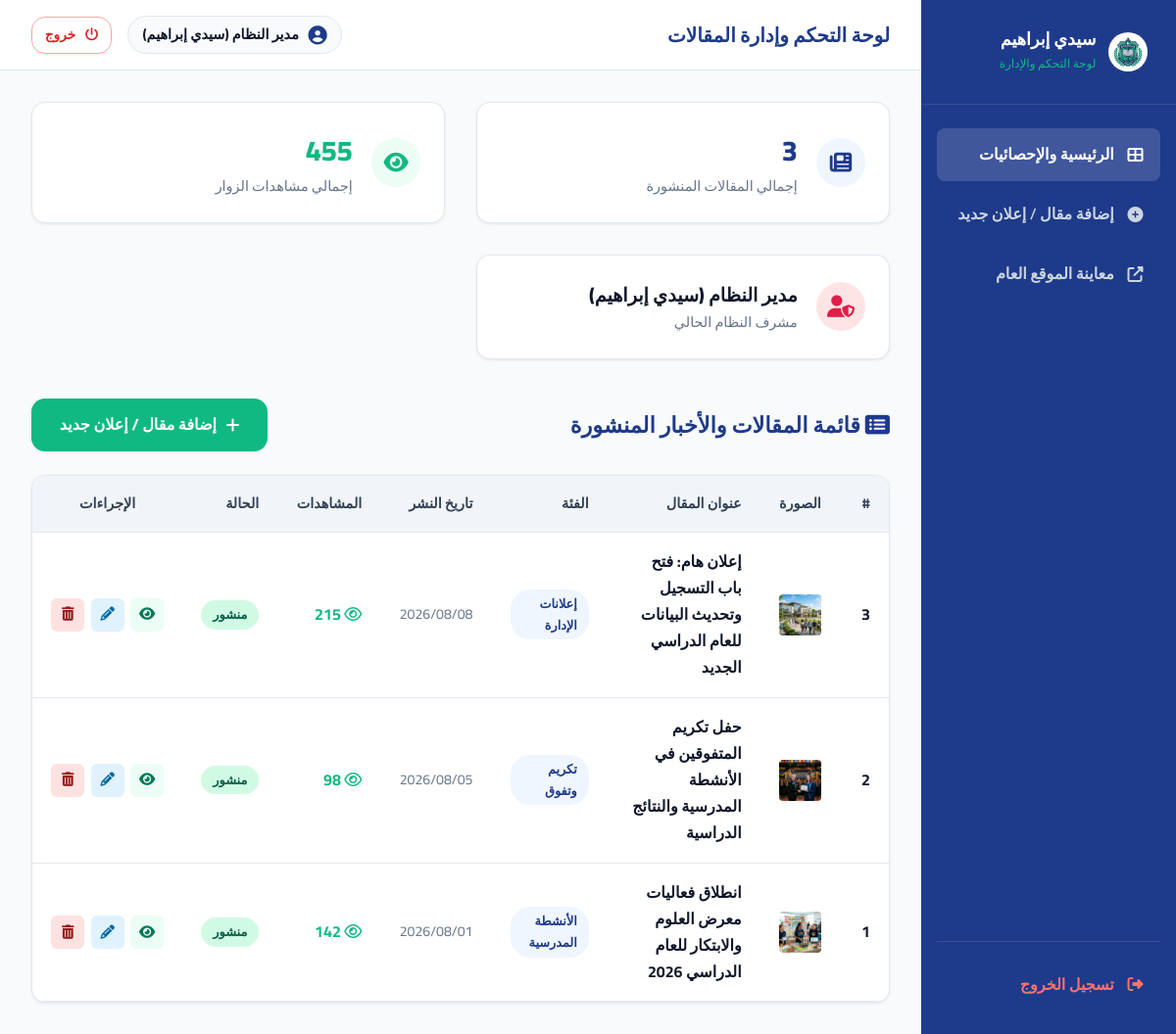
Page /admin/dashboard.php (signed in) on the committed database.
### tables this page shows
CREATE TABLE IF NOT EXISTS `posts` (
  `id` INT AUTO_INCREMENT PRIMARY KEY,
  `title` VARCHAR(255) NOT NULL,
  `slug` VARCHAR(255) NOT NULL,
  `excerpt` TEXT NULL,
  `content` LONGTEXT NOT NULL,
  `image` VARCHAR(255) DEFAULT 'default_post.jpg',
  `category` VARCHAR(50) DEFAULT 'أخبار عامة',
  `author_id` INT DEFAULT 1,
  `views` INT DEFAULT 0,
  `status` ENUM('published', 'draft') DEFAULT 'published',
  `created_at` DATETIME DEFAULT CURRENT_TIMESTAMP,
  `updated_at` DATETIME DEFAULT CURRENT_TIMESTAMP ON UPDATE CURRENT_TIMESTAMP,
  FOREIGN KEY (`author_id`) REFERENCES `users`(`id`) ON DELETE SET NULL
);

### config/db.php (called while the page is built, shortened)
<?php
function sanitize($data) {
    return htmlspecialchars(trim($data), ENT_QUOTES, 'UTF-8');
}
function getPostImageUrl($imageName) {
    if (!empty($imageName) && file_exists(__DIR__ . '/../uploads/' . $imageName)) {
        return 'uploads/' . $imageName;
    }
    return 'assets/images/hero.jpg';
}

### admin/dashboard.php (the view, shortened to what this page needs)
<?php
require_once __DIR__ . '/includes/admin-header.php';
$db = getDB();
$posts = [];
$totalViews = 0;
if ($db) {
    try {
        $stmt = $db->query("SELECT p.*, u.full_name as author_name FROM posts p LEFT JOIN users u ON p.author_id = u.id ORDER BY p.created_at DESC");
        $posts = $stmt->fetchAll();
        $viewsStmt = $db->query("SELECT SUM(views) as total FROM posts");
        $viewsResult = $viewsStmt->fetch();
        $totalViews = (int)($viewsResult['total'] ?? 0);
    } catch (PDOException $e) {
        $posts = getFallbackPosts();
        $totalViews = 455;
    }
} else {
    $posts = getFallbackPosts();
    $totalViews = 455;
}
?>
<div class="grid grid-3" style="margin-bottom: 2.5rem;">
    <div style="background: #FFF; padding: 1.5rem; border-radius: var(--radius-md); border: 1px solid var(--border-color); display: flex; align-items: center; gap: 1.2rem; box-shadow: var(--shadow-sm);">
        <div class="contact-icon" style="background: var(--primary-light); color: var(--primary);"><i class="fas fa-newspaper"></i></div>
        <div>
            <div style="font-size: 1.8rem; font-weight: 800; color: var(--primary);"><?php echo count($posts); ?></div>
            <div style="color: var(--gray-text); font-size: 0.9rem;">إجمالي المقالات المنشورة</div>
        </div>
    </div>
    <div style="background: #FFF; padding: 1.5rem; border-radius: var(--radius-md); border: 1px solid var(--border-color); display: flex; align-items: center; gap: 1.2rem; box-shadow: var(--shadow-sm);">
        <div class="contact-icon" style="background: var(--secondary-light); color: var(--secondary);"><i class="fas fa-eye"></i></div>
        <div>
            <div style="font-size: 1.8rem; font-weight: 800; color: var(--secondary);"><?php echo number_format($totalViews); ?></div>
            <div style="color: var(--gray-text); font-size: 0.9rem;">إجمالي مشاهدات الزوار</div>
        </div>
    </div>
    <div style="background: #FFF; padding: 1.5rem; border-radius: var(--radius-md); border: 1px solid var(--border-color); display: flex; align-items: center; gap: 1.2rem; box-shadow: var(--shadow-sm);">
        <div class="contact-icon" style="background: #FFE4E6; color: #E11D48;"><i class="fas fa-user-shield"></i></div>
        <div>
            <div style="font-size: 1.2rem; font-weight: 800; color: var(--dark);"><?php echo sanitize($adminName); ?></div>
            <div style="color: var(--gray-text); font-size: 0.9rem;">مشرف النظام الحالي</div>
        </div>
    </div>
</div>
<div style="display: flex; justify-content: space-between; align-items: center; margin-bottom: 1.5rem; flex-wrap: wrap; gap: 1rem;">
    <h3 style="font-size: 1.4rem; color: var(--primary); font-weight: 800;">
        <i class="fas fa-list-alt"></i> قائمة المقالات والأخبار المنشورة
    </h3>
    <a href="add-post.php" class="btn btn-primary">
        <i class="fas fa-plus"></i> إضافة مقال / إعلان جديد
    </a>
</div>
<div class="table-responsive">
    <table class="table">
        <thead>
            <tr>
                <th style="width: 50px;">#</th>
                <th style="width: 80px;">الصورة</th>
                <th>عنوان المقال</th>
                <th>الفئة</th>
                <th>تاريخ النشر</th>
                <th>المشاهدات</th>
                <th>الحالة</th>
                <th style="width: 140px; text-align: center;">الإجراءات</th>
            </tr>
        </thead>
        <tbody>
            <?php if (!empty($posts)): ?>
                <?php foreach ($posts as $post): ?>
                    <tr>
                        <td><strong><?php echo $post['id']; ?></strong></td>
                        <td>
                            <img src="<?php echo '../' . getPostImageUrl($post['image']); ?>" alt="Thumb" style="width: 55px; height: 42px; object-fit: cover; border-radius: 4px;" onerror="this.src='../assets/images/hero.jpg'">
                        </td>
                        <td>
                            <a href="../post.php?id=<?php echo $post['id']; ?>" target="_blank" style="font-weight: 700; color: var(--dark);">
                                <?php echo sanitize($post['title']); ?>
                            </a>
                        </td>
                        <td>
                            <span class="badge" style="background: var(--primary-light); color: var(--primary);">
                                <?php echo sanitize($post['category'] ?? 'عام'); ?>
                            </span>
                        </td>
                        <td style="font-size: 0.88rem; color: var(--gray-text);">
                            <?php echo date('Y/m/d', strtotime($post['created_at'])); ?>
                        </td>
                        <td>
                            <span style="font-weight: 700; color: var(--secondary);"><i class="far fa-eye"></i> <?php echo (int)($post['views'] ?? 0); ?></span>
                        </td>
                        <td>
                            <?php if (($post['status'] ?? 'published') === 'published'): ?>
                                <span class="badge badge-success">منشور</span>
                            <?php else: ?>
                                <span class="badge badge-warning">مسودة</span>
                            <?php endif; ?>
                        </td>
                        <td style="text-align: center;">
                            <div style="display: flex; gap: 0.4rem; justify-content: center;">
                                <a href="../post.php?id=<?php echo $post['id']; ?>" target="_blank" class="action-btn action-btn-edit" title="معاينة" style="background: #ECFDF5; color: #047857;">
                                    <i class="fas fa-eye"></i>
                                </a>
                                <a href="edit-post.php?id=<?php echo $post['id']; ?>" class="action-btn action-btn-edit" title="تعديل">
                                    <i class="fas fa-pencil-alt"></i>
                                </a>
                                <a href="delete-post.php?id=<?php echo $post['id']; ?>" class="action-btn action-btn-delete confirm-delete" title="حذف">
                                    <i class="fas fa-trash-alt"></i>
                                </a>
                            </div>
                        </td>
                    </tr>
                <?php endforeach; ?>
            <?php else: ?>
                <tr>
                    <td colspan="8" style="text-align: center; padding: 2rem;">لا توجد مقالات منشورة حالياً. قم بإضافة أول مقال من الزر أعلاه!</td>
                </tr>
            <?php endif; ?>
        </tbody>
    </table>
</div>
<?php require_once __DIR__ . '/includes/admin-footer.php'; ?>

### assets/css/style.css (style rules this page uses)
:root { --primary: #1E3A8A; --primary-hover: #1E40AF; --primary-light: #EFF6FF; --secondary: #10B981; --secondary-hover: #059669; --secondary-light: #ECFDF5; --dark: #0F172A; --dark-muted: #334155; --light-bg: #F8FAFC; --card-bg: #FFFFFF; --border-color: #E2E8F0; --gray-text: #64748B; --shadow-sm: 0 1px 3px rgba(15, 23, 42, 0.08); --shadow-md: 0 4px 14px rgba(15, 23, 42, 0.1); --shadow-lg: 0 10px 25px rgba(30, 58, 138, 0.12); --shadow-hover: 0 20px 30px rgba(30, 58, 138, 0.18); --radius-sm: 8px; --radius-md: 14px; --radius-lg: 24px; --transition: all 0.3s cubic-bezier(0.4, 0, 0.2, 1); --font-main: 'Cairo', 'Tajawal', system-ui, -apple-system, sans-serif; }
*, *::before, *::after { box-sizing: border-box; margin: 0; padding: 0; }
html { direction: rtl; scroll-behavior: smooth; font-size: 16px; }
body { font-family: var(--font-main); background-color: var(--light-bg); color: var(--dark); line-height: 1.7; overflow-x: hidden; display: flex; flex-direction: column; min-height: 100vh; }
a { text-decoration: none; color: inherit; transition: var(--transition); }
img { max-width: 100%; height: auto; display: block; }
.grid { display: grid; gap: 2rem; }
.grid-3 { grid-template-columns: repeat(auto-fit, minmax(320px, 1fr)); }
.btn { display: inline-flex; align-items: center; justify-content: center; gap: 0.6rem; padding: 0.85rem 1.8rem; font-size: 1rem; font-weight: 700; border-radius: var(--radius-md); border: none; cursor: pointer; transition: var(--transition); box-shadow: var(--shadow-sm); }
.btn-primary { background-color: var(--secondary); color: #FFFFFF; }
.contact-icon { width: 50px; height: 50px; border-radius: 50%; background: var(--primary-light); color: var(--primary); display: flex; align-items: center; justify-content: center; font-size: 1.4rem; flex-shrink: 0; }
.table-responsive { overflow-x: auto; background: var(--card-bg); border-radius: var(--radius-md); border: 1px solid var(--border-color); box-shadow: var(--shadow-sm); }
.table { width: 100%; border-collapse: collapse; text-align: right; }
.table th, .table td { padding: 1rem 1.2rem; border-bottom: 1px solid var(--border-color); }
.table th { background: #F1F5F9; color: var(--dark-muted); font-weight: 700; font-size: 0.9rem; }
.badge { display: inline-block; padding: 0.25rem 0.75rem; border-radius: 20px; font-size: 0.8rem; font-weight: 700; }
.badge-success { background: #D1FAE5; color: #065F46; }
.action-btn { display: inline-flex; align-items: center; justify-content: center; width: 34px; height: 34px; border-radius: 6px; font-size: 0.9rem; transition: var(--transition); }
.action-btn-edit { background: #E0F2FE; color: #0369A1; }
.action-btn-delete { background: #FEE2E2; color: #991B1B; }

### rows in the picture
posts: id "3", image (picture), title "إعلان هام: فتح باب التسجيل وتحديث البيانات للعام الدراسي الجديد", category "إعلانات الإدارة", created_at "2026/08/08", views "215", status "منشور"
posts: id "2", image (picture), title "حفل تكريم المتفوقين في الأنشطة المدرسية والنتائج الدراسية", category "تكريم وتفوق", created_at "2026/08/05", views "98", status "منشور"
posts: id "1", image (picture), title "انطلاق فعاليات معرض العلوم والابتكار للعام الدراسي 2026", category "الأنشطة المدرسية", created_at "2026/08/01", views "142", status "منشور"

### other values in the picture
$adminTitle "لوحة التحكم وإدارة المقالات"
$adminName "مدير النظام (سيدي إبراهيم)"
count($posts) "3"
$totalViews "455"
